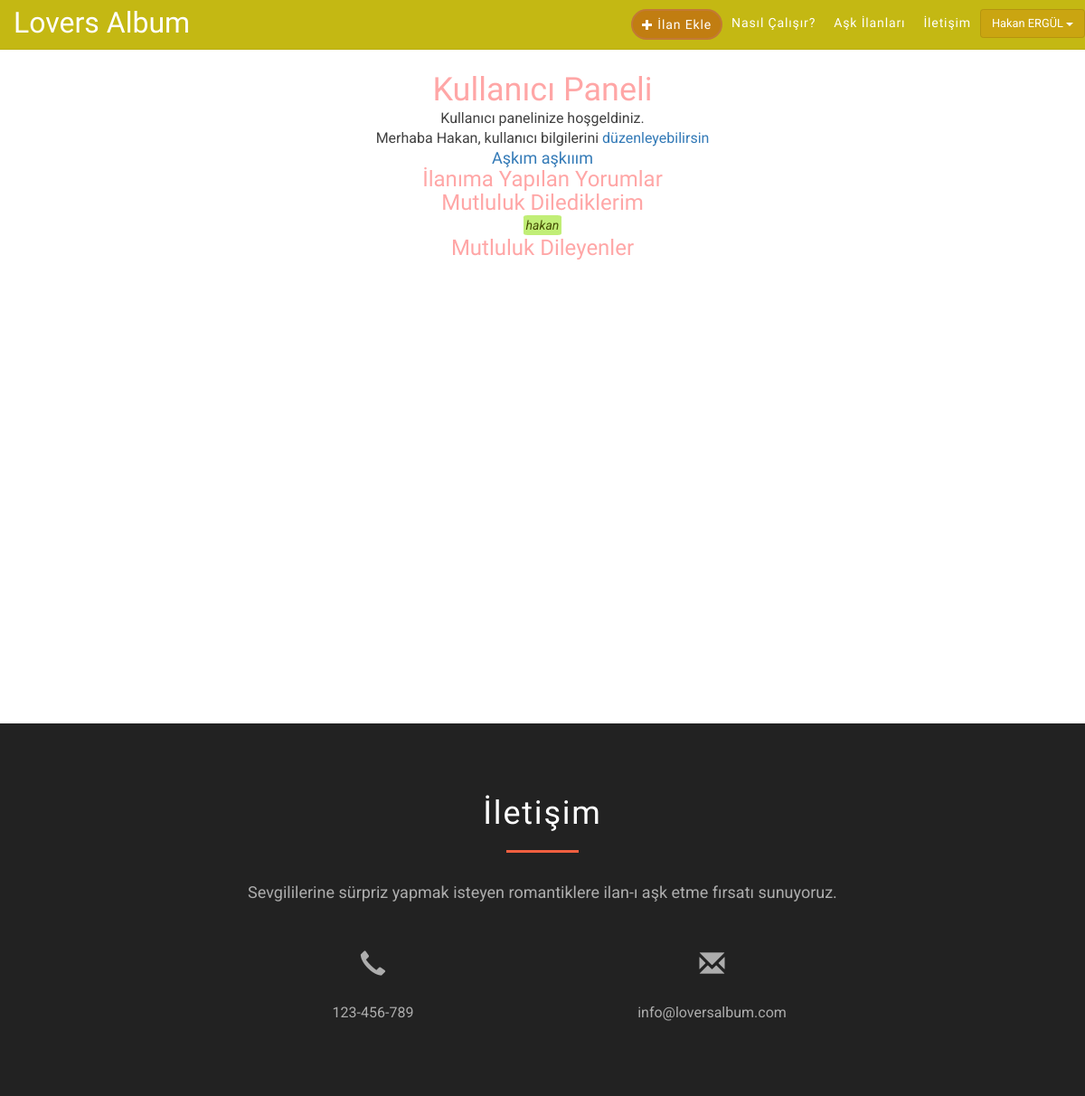
Page /dashboard/ (signed in) on the earlier database version.
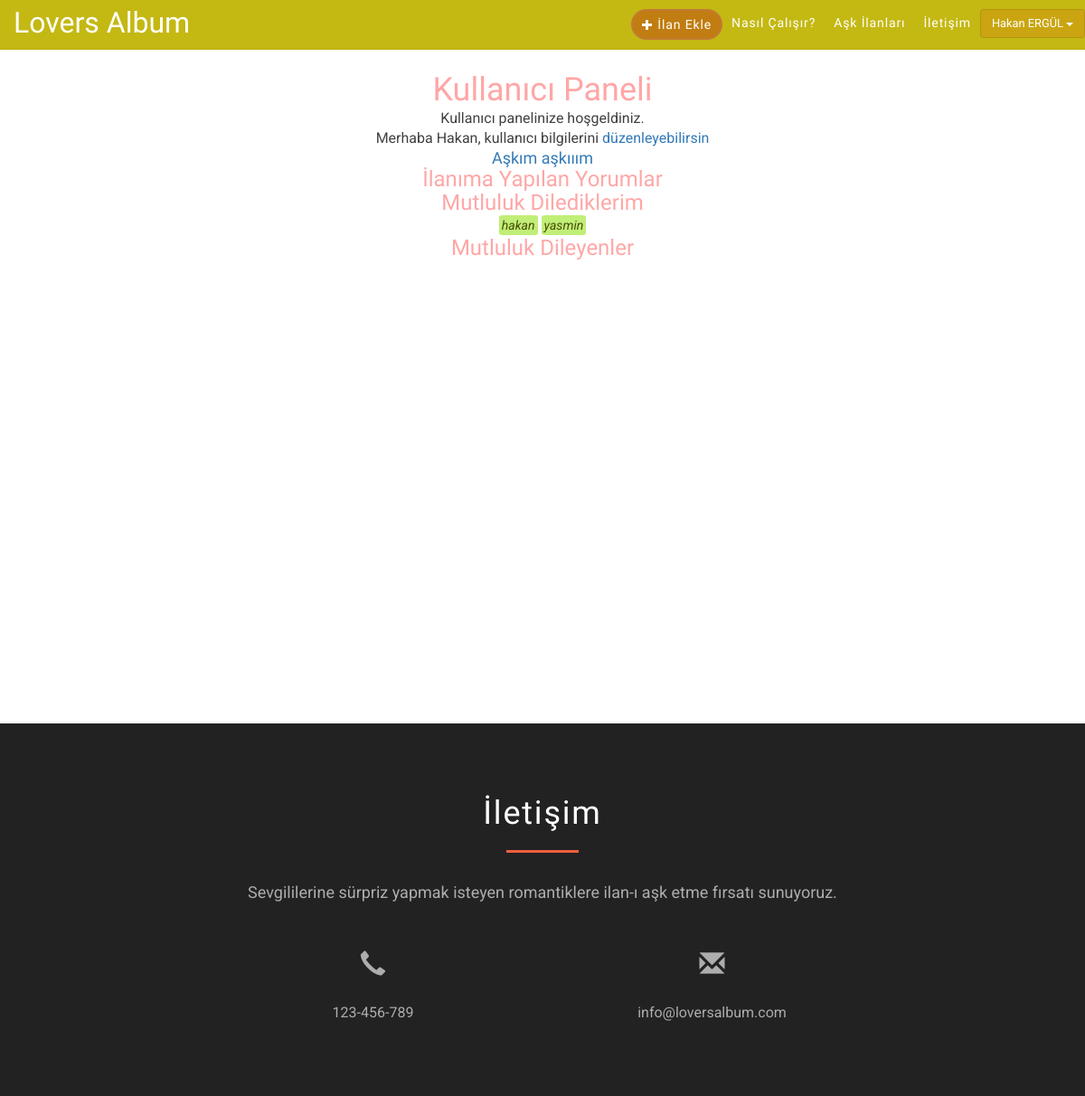
Same page on the later database version.
### ilan/models.py (models this page shows, shortened)
class Ilan(models.Model):
    baslik = models.CharField(max_length=30)
    metin =  RichTextUploadingField()
    ilan_foto = models.ImageField(upload_to='ilan_fotolari/', default='350x150.png')
    user = models.OneToOneField(settings.AUTH_USER_MODEL, on_delete=models.CASCADE)
    mutluluk_dileyenler = models.ManyToManyField(settings.AUTH_USER_MODEL, blank= True, related_name = 'mutluluk_dilenen_ilan')
    goruntulenme = models.PositiveIntegerField(default = 0)
    olusturma_tarihi = models.DateTimeField(auto_now_add=True)
    yayinlandimi = models.BooleanField(default=False)

### user/views.py (the view)
# urls.py: path('dashboard/', us_view.dashboard, name='dashboard'),
@login_required
def dashboard(request):
    if 0:
        print(request.user.ilan)
        ilanim = Ilan.objects.filter(user=request.user)
        yorum_ilan = {'ilanim': ilanim,
                'yorumlarim': Comment.objects.filter(user=request.user),
                'ilanima_yorumlar': Comment.objects.filter(ilan = request.user.ilan),
                'mutluluk_dilediklerim': Ilan.objects.filter(mutluluk_dileyenler = request.user),
                'mutluluk_dileyenler': User.objects.filter(mutluluk_dilenen_ilan = request.user.ilan)
                }
    else:
        yorum_ilan = {
                'yorumlarim': Comment.objects.filter(user=request.user),
                'mutluluk_dilediklerim': Ilan.objects.filter(mutluluk_dileyenler = request.user),
                }
    return render(request, 'registration/dashboard.html', yorum_ilan)

### templates/registration/dashboard.html (shortened to what this page needs)
{% extends "base.html" %}
{% block content %}
<div class="col-lg-8 col-lg-offset-2 col-md-10 col-md-offset-1 col-sm-12 col-xs-12">
<h1>Kullanıcı Paneli</h1>
<p>Kullanıcı panelinize hoşgeldiniz.</p>
<p>Merhaba {{ user.first_name }}, kullanıcı bilgilerini <a href="{% url 'edit' %}">düzenleyebilirsin</a></p>
{% if ilanim == '' %}
İlanın henüz yok, istiyorsan <a href="../ilan/ekle">ekle</a>
{% else %}
<h4>
<a href="../ilan/{{ user.ilan.id}}/edit">{{ user.ilan.baslik }}</a>{% if not user.ilan.yayinlandimi %}<em>editör onayı bekleniyor</em>{% endif %}
</h4>
{% endif %}
{% if user.ilan.yorumlar %}
<h3>İlanıma Yapılan Yorumlar</h3>
{% endif %}
<h3>Mutluluk Dilediklerim</h3>
{% if mutluluk_dilediklerim  %}
{% for item in mutluluk_dilediklerim  %}
       <span class="kull-liste"> {{ item.user }}</span>
{% endfor %}
{% endif %}
<h3>Mutluluk Dileyenler</h3>
</div>
{% endblock %}

Differences in the rows shown:
now on this page (row edited): Ilan: user "yasmin"
